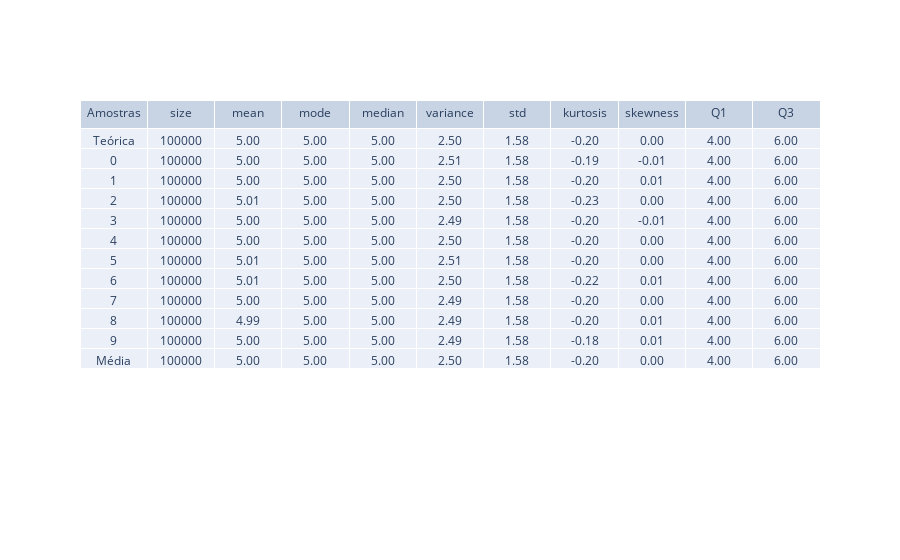

Here is the notebook cell this chart was saved with:
### Markdown cell above
## for size = 100000

### Code cell
esp, obs = sm.binomial(n=10, p=0.5, size=100000)
table = sm.gerar_tabela(esp,obs)
table_t = list(map(list,zip(*table)))

fig = go.Figure(data=[go.Table(header=dict(values=header),
                 cells=dict(values=table_t, format = formating))])
fig.show()

### Figure 1 — Plotly figure (JSON) as saved in the notebook; plotly's stock layout.template omitted (floating-point values rounded to 4 significant figures; data arrays with more than 128 entries replaced by an {"elided": "..."} marker saying what was removed)
{"data": [{"cells": {"format": [null, "d", ".2f", ".2f", ".2f", ".2f", ".2f", ".2f", ".2f", ".2f", ".2f"], "values": {"elided": "11x12 mixed values"}}, "header": {"values": ["Amostras", "size", "mean", "mode", "median", "variance", "std", "kurtosis", "skewness", "Q1", "Q3"]}, "type": "table"}], "layout": {}}
